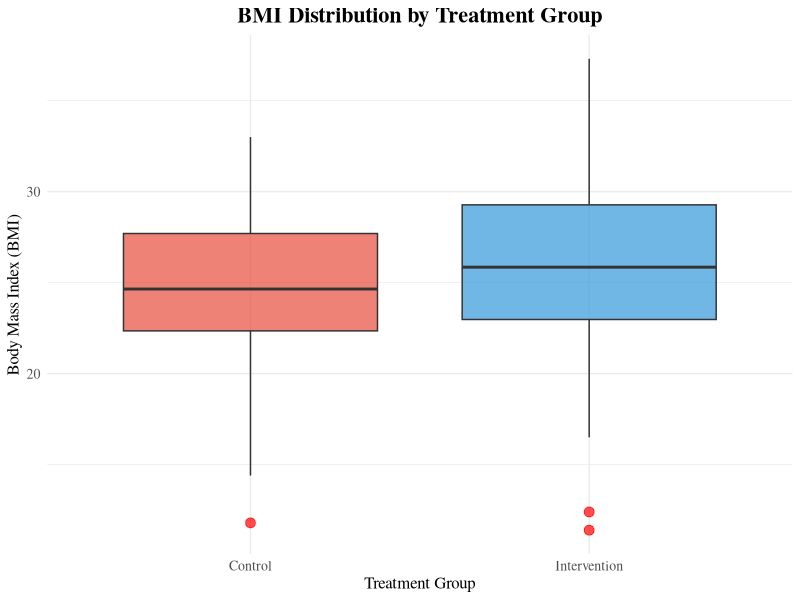
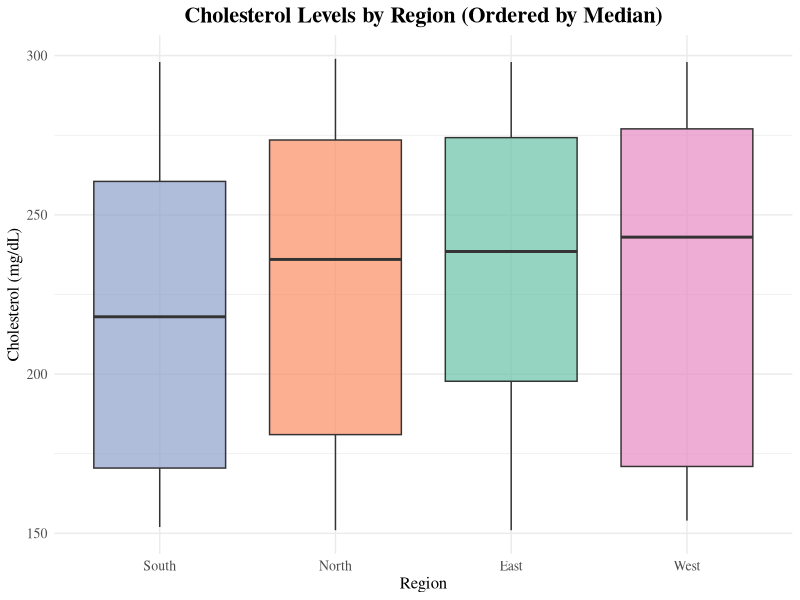
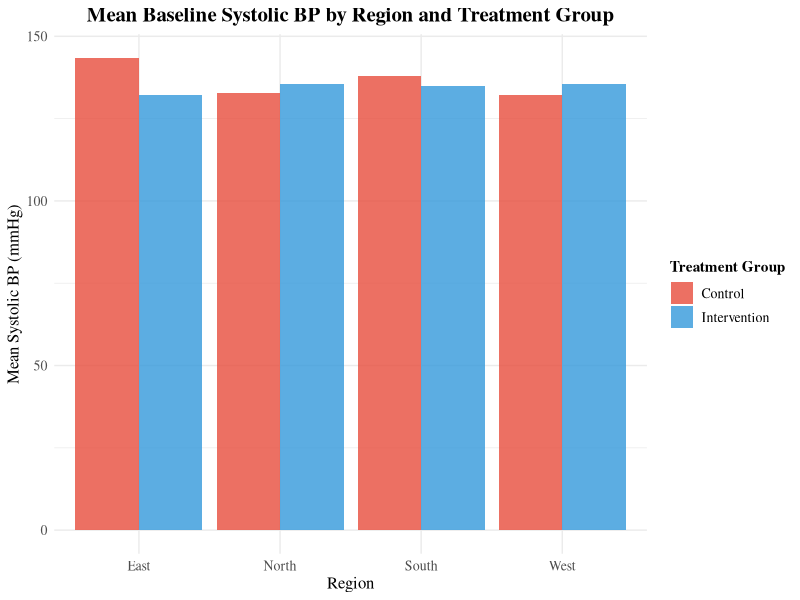
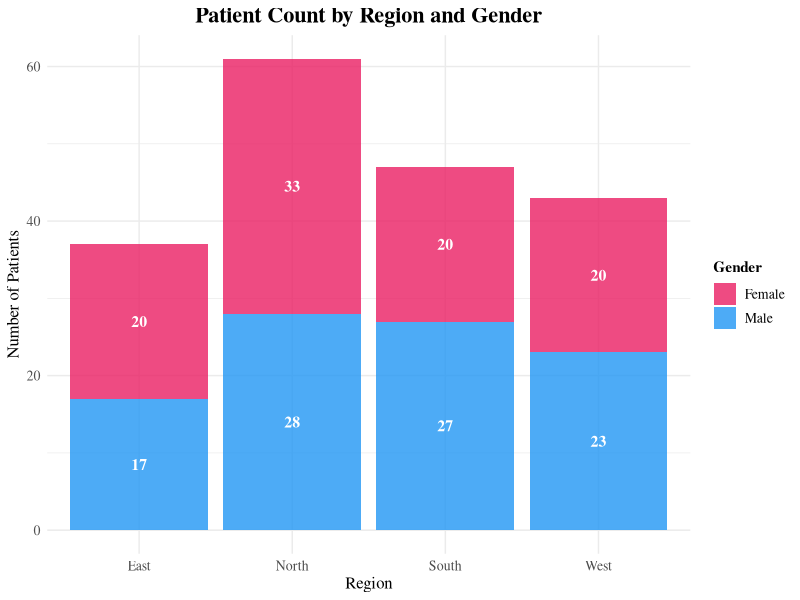

The R source for these figures, in order:
## ---- chunk 1
#| echo: false
#| message: false
#| warning: false

library(ggplot2)
library(dplyr)
library(readxl)

data <- read_excel("../../data/PublicHealth_BP_Dataset.xlsx")
data_clean <- data %>% filter(!is.na(ExerciseFreq), !is.na(ChronicDisease))

# Show summary by group
data_clean %>%
  group_by(TreatmentGroup) %>%
  summarise(
    Count = n(),
    Mean_Age = round(mean(Age), 1),
    Mean_BMI = round(mean(BMI), 2),
    Mean_SysBP = round(mean(SysBP_0m), 1)
  )
## ---- chunk 2
#| echo: false
#| fig-width: 10
#| fig-height: 6

ggplot(data_clean, aes(x = TreatmentGroup, y = BMI, fill = TreatmentGroup)) +
  geom_boxplot(alpha = 0.7, outlier.color = "red", outlier.size = 3) +
  scale_fill_manual(values = c("Control" = "#E74C3C", 
                                "Intervention" = "#3498DB"),
                    name = "Treatment Group") +
  labs(title = "BMI Distribution by Treatment Group",
       x = "Treatment Group", y = "Body Mass Index (BMI)") +
  theme_minimal(base_family = "serif") +
  theme(plot.title = element_text(hjust = 0.5, size = 16, face = "bold"),
        axis.title = element_text(size = 12),
        axis.text = element_text(size = 10),
        legend.position = "none")
## ---- chunk 3
#| echo: false
#| fig-width: 10
#| fig-height: 6

ggplot(data_clean, aes(x = reorder(Region, Cholesterol, FUN = median), 
                       y = Cholesterol, fill = Region)) +
  geom_boxplot(alpha = 0.7, outlier.shape = 16, outlier.size = 2) +
  scale_fill_brewer(palette = "Set2", name = "Region") +
  labs(title = "Cholesterol Levels by Region (Ordered by Median)",
       x = "Region", 
       y = "Cholesterol (mg/dL)") +
  theme_minimal(base_family = "serif") +
  theme(plot.title = element_text(hjust = 0.5, size = 16, face = "bold"),
        axis.title = element_text(size = 12),
        axis.text = element_text(size = 10),
        legend.position = "none")
## ---- chunk 4
#| echo: false
#| fig-width: 10
#| fig-height: 6
#| message: false

bp_summary <- data_clean %>%
  group_by(Region, TreatmentGroup) %>%
  summarise(Mean_SysBP = mean(SysBP_0m, na.rm = TRUE),
            .groups = "drop")

ggplot(bp_summary, aes(x = Region, y = Mean_SysBP, fill = TreatmentGroup)) +
  geom_col(position = "dodge", alpha = 0.8) +
  scale_fill_manual(values = c("Control" = "#E74C3C", 
                                "Intervention" = "#3498DB"),
                    name = "Treatment Group") +
  labs(title = "Mean Baseline Systolic BP by Region and Treatment Group",
       x = "Region", 
       y = "Mean Systolic BP (mmHg)") +
  theme_minimal(base_family = "serif") +
  theme(plot.title = element_text(hjust = 0.5, size = 15, face = "bold"),
        axis.title = element_text(size = 12),
        axis.text = element_text(size = 10),
        legend.title = element_text(size = 11, face = "bold"),
        legend.text = element_text(size = 10))
## ---- chunk 5
#| echo: false
#| fig-width: 10
#| fig-height: 6

region_gender <- data_clean %>%
  count(Region, Gender) %>%
  filter(Gender != "Other")

ggplot(region_gender, aes(x = Region, y = n, fill = Gender)) +
  geom_col(position = "stack", alpha = 0.8) +
  scale_fill_manual(values = c("Female" = "#E91E63", 
                                "Male" = "#2196F3"),
                    name = "Gender") +
  geom_text(aes(label = n), position = position_stack(vjust = 0.5),
            color = "white", family = "serif", fontface = "bold", size = 4) +
  labs(title = "Patient Count by Region and Gender",
       x = "Region", 
       y = "Number of Patients") +
  theme_minimal(base_family = "serif") +
  theme(plot.title = element_text(hjust = 0.5, size = 16, face = "bold"),
        axis.title = element_text(size = 12),
        axis.text = element_text(size = 10),
        legend.title = element_text(size = 11, face = "bold"),
        legend.text = element_text(size = 10))
